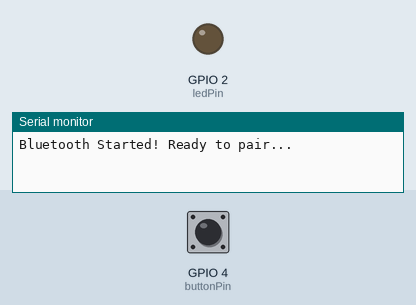
Bench run of a sketch on a simulated ESP32. Parts: output pins drawn as LEDs (lit = HIGH), the last lines printed to the serial monitor. Dashed ring = blinking. The test bench sets the inputs (shaded band); at power-on: GPIO 4 (buttonPin) HIGH. Nothing arrives over Bluetooth unless stated.

Above: at 1.2 s.
1.3 s: GPIO 4 (buttonPin) pulled LOW for 0.15 s
At 1.52 s:
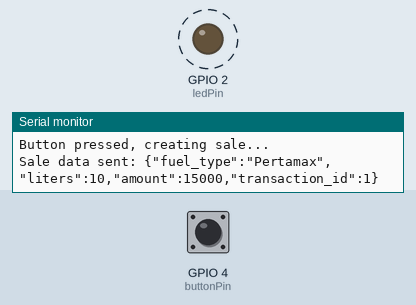
8.1 s: GPIO 4 (buttonPin) pulled LOW for 1 s
At 9.6 s:
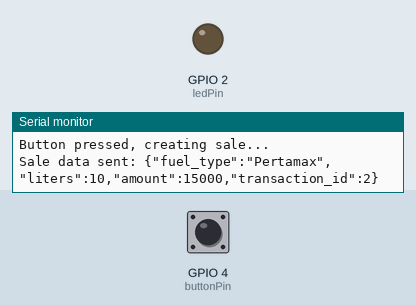
Timing chart, 0 to 11.1 s (numbered marks = the images above; inputs shaded):
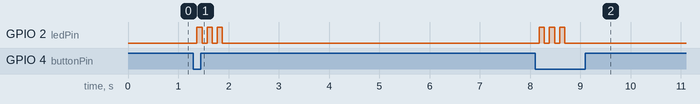

The sketch:

esp32_sales_transaction.ino
```cpp
// ESP32 Sales Transaction Device
// This code enables ESP32 to communicate with the sales application via Bluetooth

#include "BluetoothSerial.h"
#include <ArduinoJson.h>

#if !defined(CONFIG_BT_ENABLED) || !defined(CONFIG_BLUEDROID_ENABLED)
#error Bluetooth is not enabled! Please run `make menuconfig` to and enable it
#endif

BluetoothSerial SerialBT;

// Pin definitions
const int buttonPin = 4;
const int ledPin = 2;

// Variables to hold transaction data
String fuelType = "Pertamax";  // Default fuel type
float liters = 0.0;
float pricePerLiter = 1500.0;  // Default price
float amount = 0.0;

// Button state variables
int lastButtonState = HIGH;
int currentButtonState = HIGH;
unsigned long lastDebounceTime = 0;
unsigned long debounceDelay = 50;

// Transaction counter
int transactionCounter = 0;

void setup() {
  Serial.begin(115200);
  SerialBT.begin("ESP32_SalesDevice"); //Bluetooth device name
  Serial.println("Bluetooth Started! Ready to pair...");

  pinMode(buttonPin, INPUT_PULLUP);
  pinMode(ledPin, OUTPUT);
  digitalWrite(ledPin, LOW);

  // Initialize with some default values for testing
  liters = 10.0;
  amount = liters * pricePerLiter;
}

void loop() {
  // Check for data from Bluetooth
  if (SerialBT.available()) {
    String command = SerialBT.readString();
    command.trim();

    Serial.println("Received command: " + command);

    if (command == "GET_STATUS") {
      sendStatus();
    } else if (command.startsWith("SET_FUEL_TYPE:")) {
      fuelType = command.substring(14);
      sendResponse("FUEL_TYPE_SET", fuelType);
    } else if (command.startsWith("SET_LITERS:")) {
      liters = command.substring(11).toFloat();
      // Recalculate amount
      amount = liters * pricePerLiter;
      sendResponse("LITERS_SET", String(liters, 2));
    } else if (command.startsWith("SET_PRICE:")) {
      pricePerLiter = command.substring(10).toFloat();
      // Recalculate amount
      amount = liters * pricePerLiter;
      sendResponse("PRICE_SET", String(pricePerLiter, 2));
    } else if (command == "CREATE_SALE") {
      createSale();
    } else {
      Serial.println("Unknown command: " + command);
    }
  }

  // Check button press for manual transaction creation
  checkButtonPress();

  delay(20);
}

void checkButtonPress() {
  int reading = digitalRead(buttonPin);

  if (reading != lastButtonState) {
    lastDebounceTime = millis();
  }

  if ((millis() - lastDebounceTime) > debounceDelay) {
    if (reading != currentButtonState) {
      currentButtonState = reading;

      if (currentButtonState == LOW) {
        // Button pressed - create a sale
        Serial.println("Button pressed, creating sale...");
        digitalWrite(ledPin, HIGH);
        createSale();
        delay(1000); // Debounce delay
        digitalWrite(ledPin, LOW);
      }
    }
  }

  lastButtonState = reading;
}

void createSale() {
  // Increment transaction counter
  transactionCounter++;

  // Calculate amount based on liters and price
  amount = liters * pricePerLiter;

  // Create JSON object for sale data
  StaticJsonDocument<200> doc;
  doc["fuel_type"] = fuelType;
  doc["liters"] = liters;
  doc["amount"] = amount;
  doc["transaction_id"] = transactionCounter;

  String jsonData;
  serializeJson(doc, jsonData);

  // Send sale data via Bluetooth
  SerialBT.println("SALE_DATA:" + jsonData);
  Serial.println("Sale data sent: " + jsonData);

  // Flash LED to indicate transaction
  for (int i = 0; i < 3; i++) {
    digitalWrite(ledPin, HIGH);
    delay(100);
    digitalWrite(ledPin, LOW);
    delay(100);
  }
}

void sendStatus() {
  StaticJsonDocument<200> doc;
  doc["status"] = "READY";
  doc["fuel_type"] = fuelType;
  doc["liters"] = liters;
  doc["amount"] = amount;
  doc["price_per_liter"] = pricePerLiter;
  doc["device_name"] = "ESP32_SalesDevice";

  String jsonData;
  serializeJson(doc, jsonData);

  SerialBT.println("STATUS:" + jsonData);
  Serial.println("Status sent: " + jsonData);
}

void sendResponse(String responseType, String value) {
  SerialBT.println(responseType + ":" + value);
  Serial.println("Response sent: " + responseType + ":" + value);
}
```

Measured:
- after the input at 1.3 s, GPIO 2 (ledPin): alternates HIGH for 0.10 s and LOW for 0.10 s, 6 changes in all, then stays LOW, starting after 0.07 s
- after the input at 8.1 s, GPIO 2 (ledPin): alternates HIGH for 0.10 s and LOW for 0.10 s, 6 changes in all, then stays LOW, starting after 0.08 s
